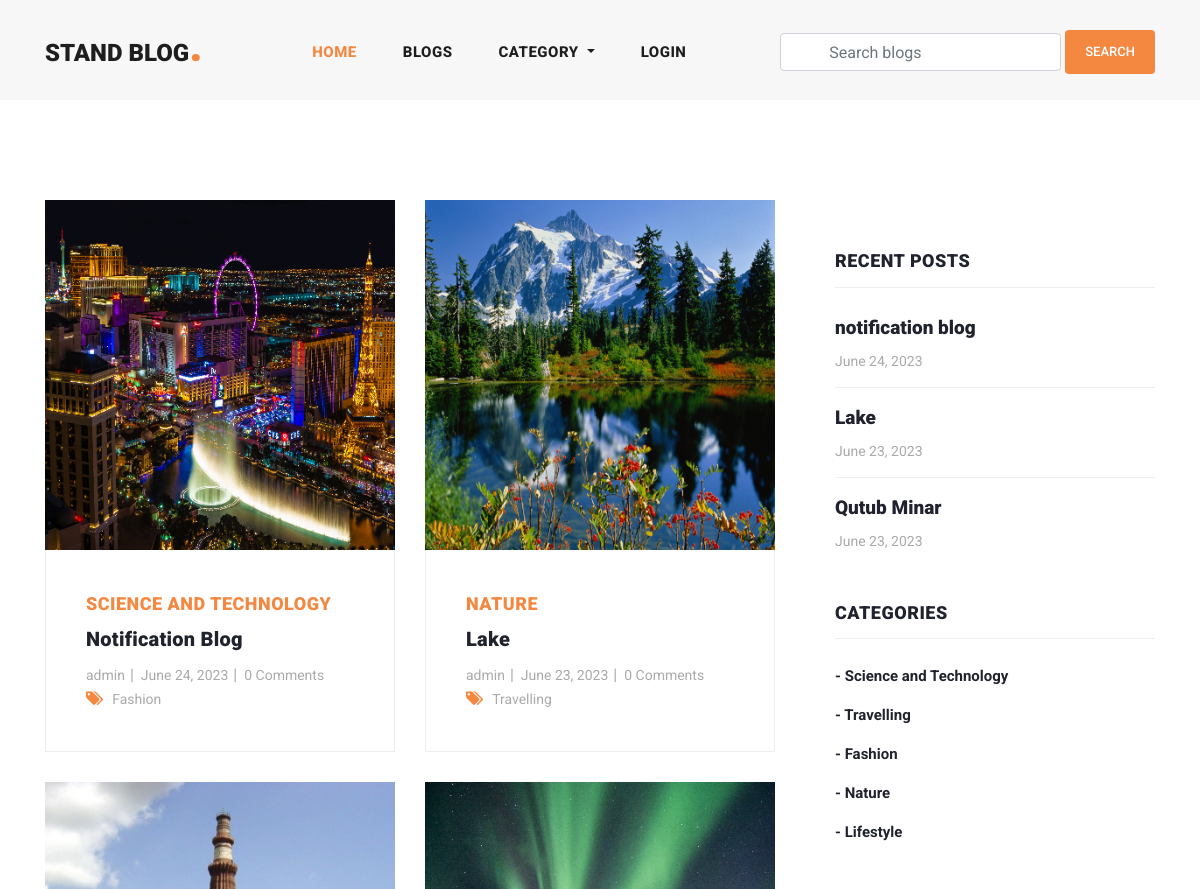
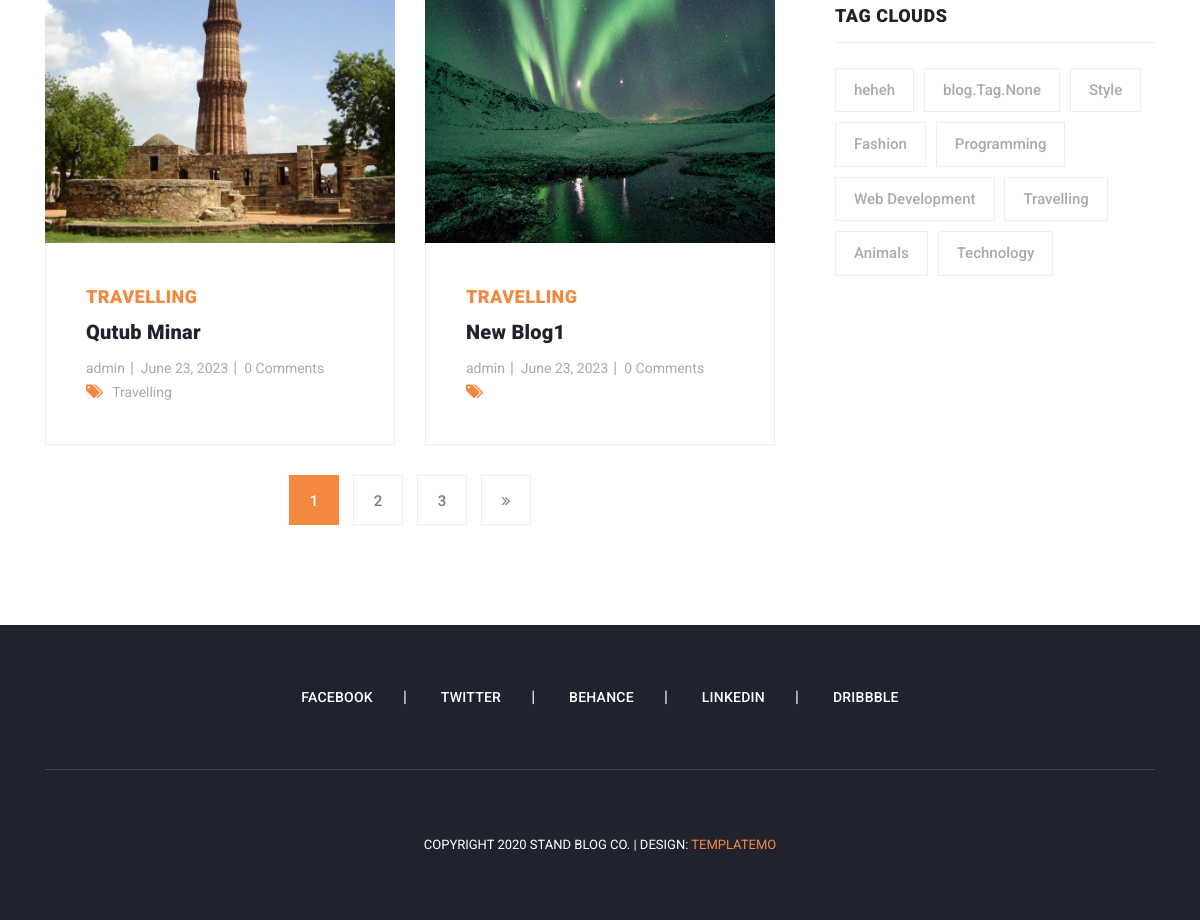
/blogs/, run on an earlier commit of the app's database (2 pictures, top to bottom).
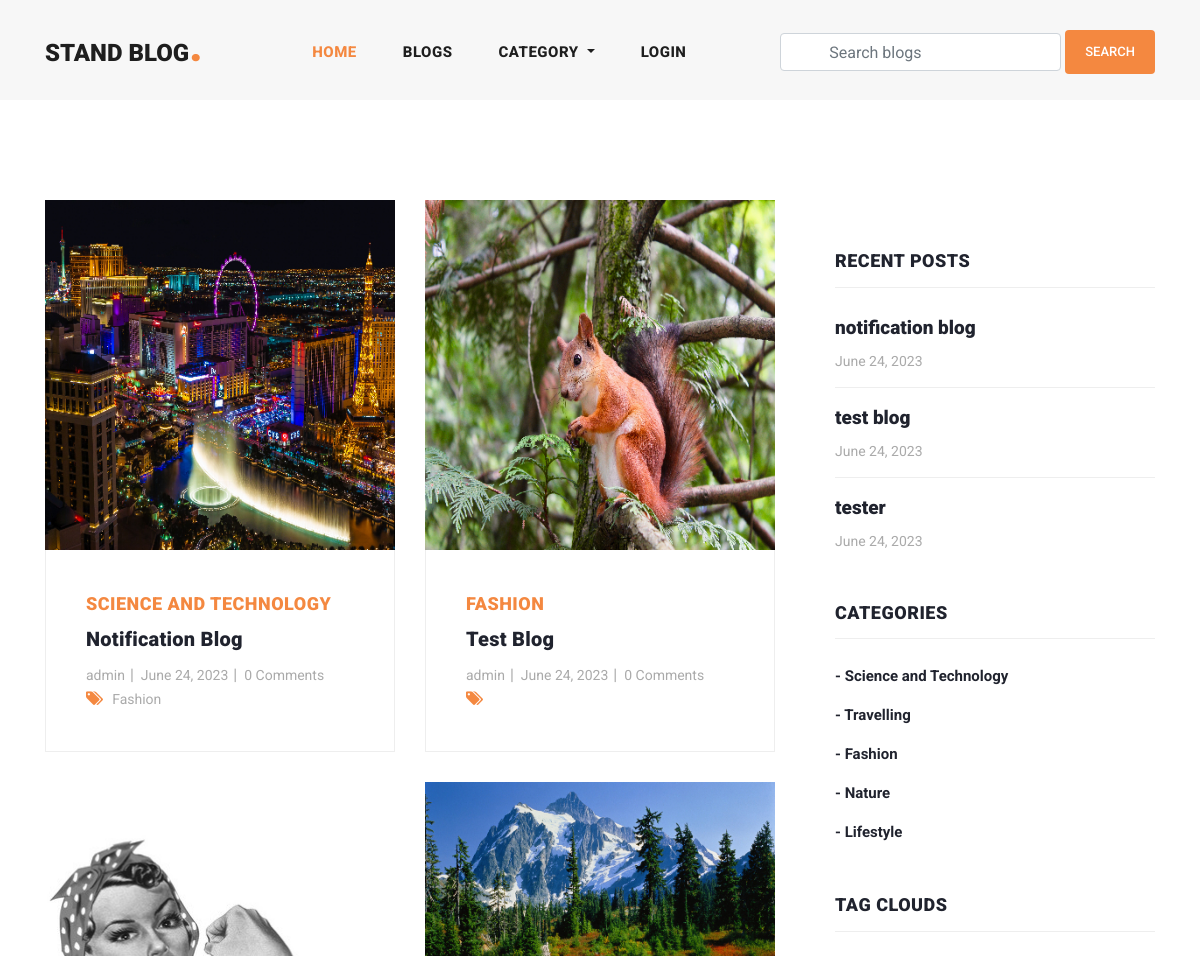
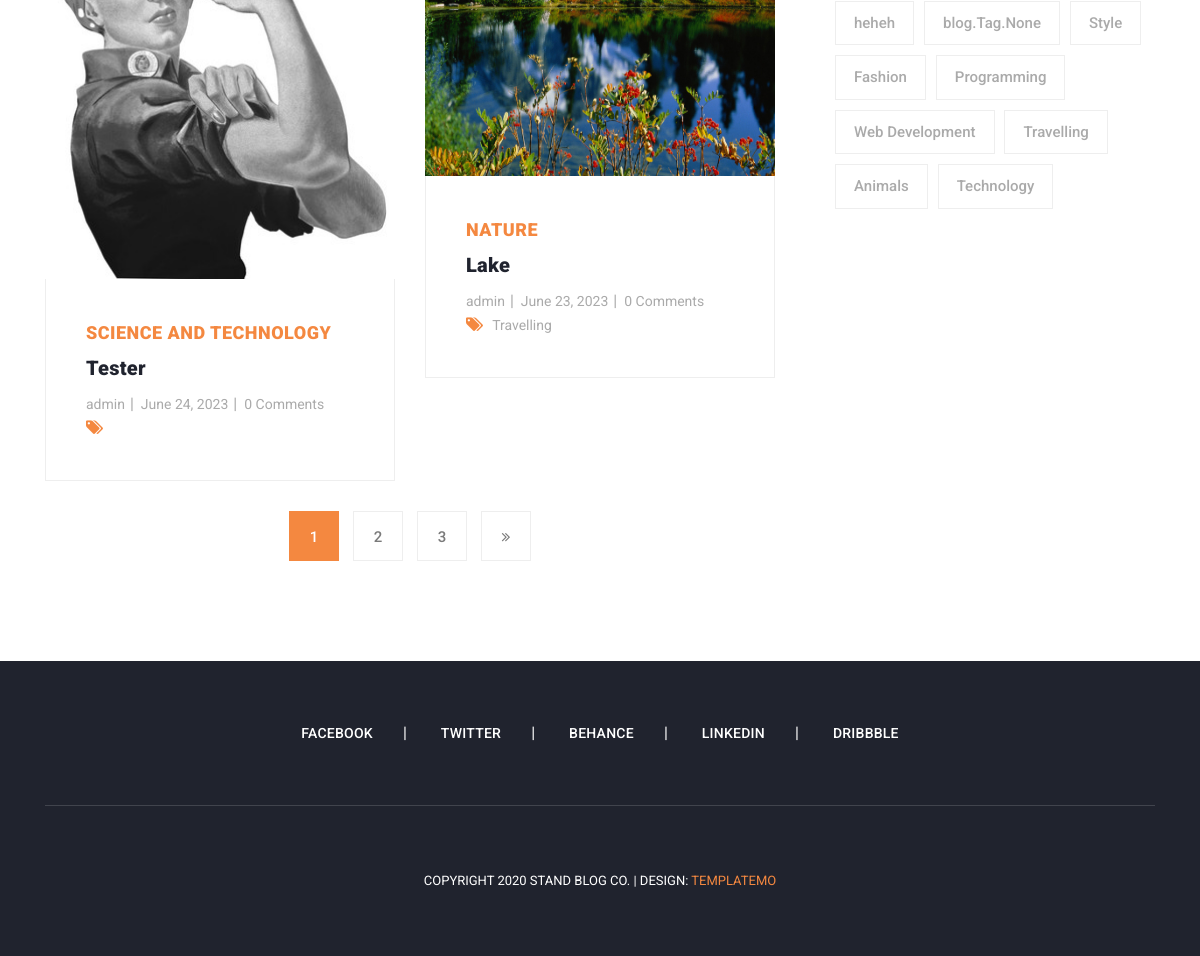
And on a later commit of the database (2 pictures, top to bottom).
### blog/models.py (models this page shows, shortened)
class Blog(models.Model):
    user = models.ForeignKey(
        User,
        related_name='user_blogs',
        on_delete=models.CASCADE
    )
    category = models.ForeignKey(
        Category,
        related_name='category_blogs',
        on_delete=models.CASCADE
    )
    tags = models.ManyToManyField(
        Tag,
        related_name='tag_blogs',
        blank=True
    )
    likes = models.ManyToManyField(
        User,
        related_name='user_likes',
        blank=True
    )
    title = models.CharField(
        max_length=250
    )
    slug = models.SlugField(null=True, blank=True)
    banner = models.ImageField(upload_to='blog_banners')
    description = RichTextField()
    created_date = models.DateField(auto_now_add=True)

class Category(models.Model):
    title = models.CharField(max_length=150, unique=True)
    slug = models.SlugField(null=True, blank=True)
    created_date = models.DateField(auto_now_add=True)

class Tag(models.Model):
    title = models.CharField(max_length=150)
    slug = models.SlugField(null=True, blank=True)
    created_date = models.DateField(auto_now_add=True)

### user_profile/models.py (models this page shows, shortened)
class User(AbstractUser):
    email = models.EmailField(
        max_length=150,
        unique=True,
        error_messages={
            "unique": "The email must be unique"
        }
    )
    profile_image = models.ImageField(
        null=True,
        blank=True,
        upload_to="profile_images"
    )
    followers = models.ManyToManyField("Follow")
    REQUIRED_FIELDS = ["email"]
    objects = CustomUserManager()

### blog/views.py (the view)
# urls.py: path('blogs/', blogs, name='blogs'),
def blogs(request):
    queryset = Blog.objects.order_by('-created_date')
    tags = Tag.objects.order_by('-created_date')
    page = request.GET.get('page', 1)
    paginator = Paginator(queryset, 4)
    try:
        blogs = paginator.page(page)
    except EmptyPage:
        blogs = paginator.page(1)
    except PageNotAnInteger:
        blogs = paginator.page(1)
        return redirect('blogs')
    context = {
        "blogs": blogs,
        "tags": tags,
        "paginator": paginator
    }
    return render(request, 'blogs.html', context)

### blog/context_processors.py (called while the page is built)
def get_all_categories(request):
    categories = Category.objects.all()
    context = {
        "categories": categories
    }
    return context

### user_profile/context_processors.py (called while the page is built, shortened)
def user_notifications(request):
    context = {}
    return context

### templates/blogs.html (shortened to what this page needs)
{% extends 'base.html' %}
{% load static %}
{% block content %}
<section class="blog-posts grid-system">
    <div class="container">
        <div class="row">
            <div class="col-lg-8">
                <div class="all-blog-posts">
                    <div class="row">
                        {%for blog in blogs%}
                        {% include 'blog_card.html' %}
                        {% endfor %}
                        <div class="col-lg-12">
                            {% include 'pagination.html' %}
                        </div>
                    </div>
                </div>
            </div>
            {% include 'sidebar.html' %}
        </div>
    </div>
</section>
{% endblock content %}

### templates/blog_card.html (shortened to what this page needs)
{% load static %}
<div class="col-lg-6">
    <div class="blog-post">
        <div class="blog-thumb">
            <img src="{{blog.banner.url}}" alt="">
        </div>
        <div class="down-content">
            <span>{{blog.category.title}}</span>
            <a href="{% url 'blog_details' blog.slug %}">
                <h4>{{blog.title}}</h4>
            </a>
            <ul class="post-info">
                <li><a href="{% url 'view_user_information' blog.user.username %}">{{blog.user.username}}</a></li>
                <li><a href="#">{{blog.created_date}}</a></li>
                <li><a href="#">{{blog.blog_comments.all.count}} Comments</a></li>
            </ul>
            <div class="post-options">
                <div class="row">
                    <div class="col-lg-12">
                        <ul class="post-tags">
                            <li><i class="fa fa-tags"></i></li>
                            {% if blog.tags.all.count > 0 %}
                            {% for tag in blog.tags.all %}
                            <li><a href="#">{{tag.title}}</a></li>
                            {% endfor %}
                            {% endif %}
                        </ul>
                    </div>
                </div>
            </div>
        </div>
    </div>
</div>

### templates/sidebar.html
<div class="col-lg-4">
    <div class="sidebar">
        <div class="row">
            <div class="col-lg-12">
                <div class="sidebar-item recent-posts">
                    <div class="sidebar-heading">
                        <h2>Recent Posts</h2>
                    </div>
                    <div class="content">
                        <ul>
                            {% for blog in blogs|slice:"3" %}
                            <li><a href="#">
                                    <h5>{{blog.title}}</h5>
                                    <span>{{blog.created_date}}</span>
                                </a></li>
                            {% endfor %}
                        </ul>
                    </div>
                </div>
            </div>
            <div class="col-lg-12">
                <div class="sidebar-item categories">
                    <div class="sidebar-heading">
                        <h2>Categories</h2>
                    </div>
                    <div class="content">
                        <ul>
                            {% for category in categories %}
                            <li><a href="{% url 'category_blogs' category.slug %}">- {{category.title}}</a></li>
                            {% endfor %}
                        </ul>
                    </div>
                </div>
            </div>
            <div class="col-lg-12">
                <div class="sidebar-item tags">
                    <div class="sidebar-heading">
                        <h2>Tag Clouds</h2>
                    </div>
                    <div class="content">
                        <ul>
                            {% for tag in tags %}
                            <li><a href="{% url 'tag_blogs' tag.slug %}">{{tag.title}}</a></li>
                            {% endfor %}
                        </ul>
                    </div>
                </div>
            </div>
        </div>
    </div>
</div>

What changed in the data, as far as the page shows it:
no longer on this page (row unchanged): Blog: banner (picture), category "TRAVELLING", title "Qutub Minar", user.username "admin", created_date "June 23, 2023", blog_comments.all.count "0", Tag (title "Travelling")
no longer on one of the page's lists (row unchanged): Blog: title "Lake", created_date "June 23, 2023"
no longer on this page (row unchanged): Blog: banner (picture), category "TRAVELLING", title "New Blog1", user.username "admin", created_date "June 23, 2023", blog_comments.all.count "0", shown under "STAND BLOG."
added Blog: banner (picture), category "FASHION", title "Test Blog", user.username "admin", created_date "June 24, 2023", blog_comments.all.count "0", title "test blog"
added Blog: banner (picture), category "SCIENCE AND TECHNOLOGY", title "Tester", user.username "admin", created_date "June 24, 2023", blog_comments.all.count "0", title "tester"
